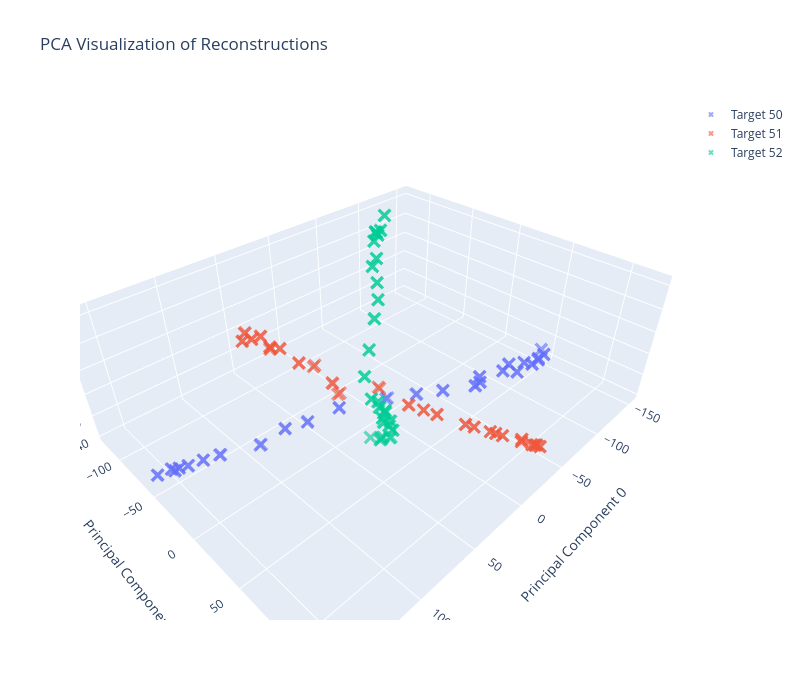

The notebook cell saved with this chart:
### Code cell
from sklearn.decomposition import PCA
import plotly.graph_objects as go
import numpy as np


pca = PCA()
output_pca = pca.fit_transform(activations[1][:,-1,:].detach().cpu().numpy())

a_values = np.arange(113)
b_values = np.arange(113)

inputs = np.array([[a_i, 113, b_i, 114] for a_i in a_values for b_i in b_values])

targets = [
    50,
    51,
    52,
]

# Create single 3D plot
fig = go.Figure()

for i in targets:
    indices = np.where(inputs[:, 0] + inputs[:, 2] == i)[0]
    fig.add_trace(
        go.Scatter3d(
            x=output_pca[:, 0][indices],
            y=output_pca[:, 1][indices],
            z=output_pca[:, 5][indices],
            mode='markers',
            marker=dict(
                size=5,
                colorscale='viridis',
                opacity=0.6,
                symbol='x'
            ),
            name=f'Target {i}'
        )
    )

# Update scene properties
fig.update_layout(
    scene=dict(
        xaxis_title="Principal Component 0",
        yaxis_title="Principal Component 1",
        zaxis_title="Principal Component 5"
    ),
    title="PCA Visualization of Reconstructions",
    width=800,
    height=700
)

fig.show()
